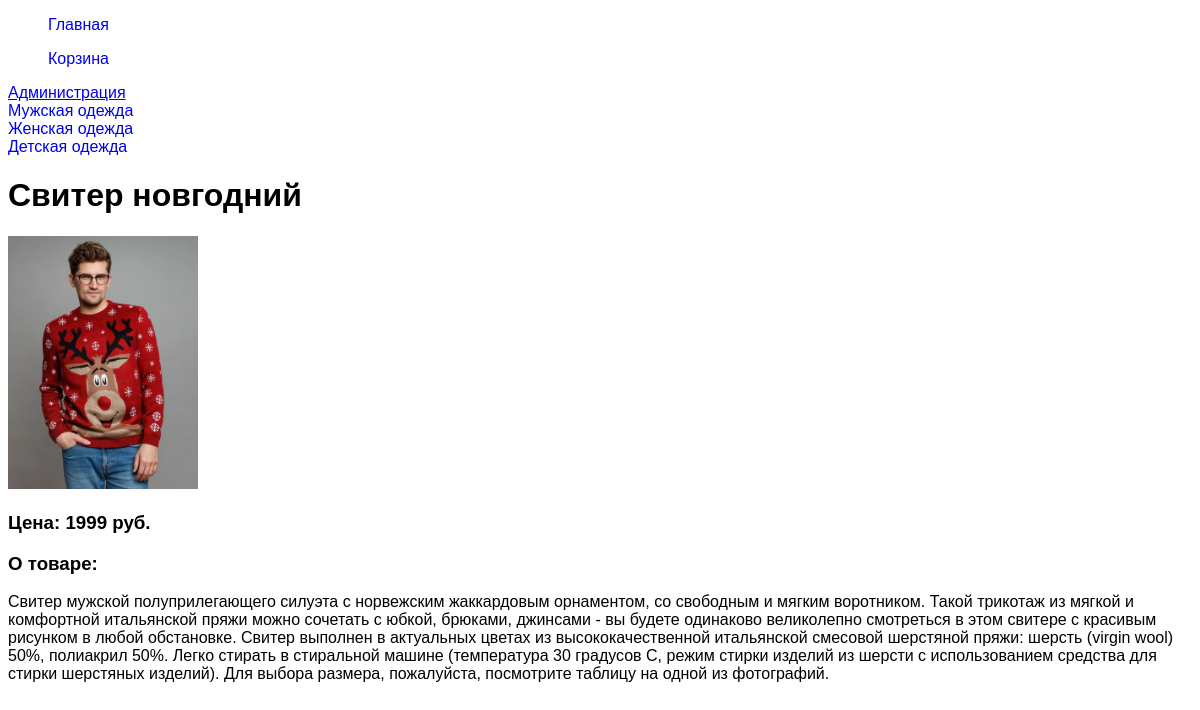
Page /post/sviter-novgodnij/ on the committed database.
### main/models.py (models this page shows, shortened)
class Category(models.Model):
    name = models.CharField(max_length=255, db_index=True)
    slug = models.SlugField(max_length=255,db_index=True, verbose_name='url', unique=True)
    def get_absolute_url(self):
        return reverse('cats', kwargs={'cat_slug': self.slug})

class Product(models.Model):
    title = models.CharField(max_length=255, verbose_name='Название')
    content = models.TextField(verbose_name='Описание')
    price = models.IntegerField(verbose_name='Цена')
    slug = models.SlugField(max_length=255, db_index=True, verbose_name='url', unique=True)
    photo = models.ImageField(upload_to='photos/%Y/%m/%d/')
    time_create = models.DateTimeField(auto_now_add=True)
    time_update = models.DateTimeField(auto_now=True)
    cat = models.ForeignKey('Category', on_delete=models.PROTECT)

### main/views.py (the view)
# urls.py: path('post/<slug:post_slug>/', show_post, name='show_post')
def show_post(request, post_slug):
    post = get_object_or_404(Product, slug=post_slug)
    context = {
        'post': post,
        'menu': menu,
    }
    return render(request, 'main/show_post.html', context=context)

### main/templatetags/main_tags.py (called while the page is built)
@register.inclusion_tag('main/list_categories.html')
def show_categories():
    cats = Category.objects.all()
    return {'cats': cats}

### main/templates/main/show_post.html
{% extends 'main/layout.html' %}
{% block content %}
<h1>{{post.title}}</h1>
{% if post.photo %}
<p><img width="190px" class="img-article-left" src="{{post.photo.url}}"></p>
{% endif %}
<div>
    <h3>  Цена: {{ post.price }} руб.  </h3>
</div>
<div>
    <h3>О товаре:</h3>{{post.content|linebreaks}}
</div>
{% endblock %}

### main/templates/main/list_categories.html
{% for c in cats %}
		<li><a href="{{ c.get_absolute_url }}">{{c.name}}</a></li>
{% endfor %}

### main/static/main/css/style.css (style rules this page uses)
html, body { font-family: 'Arial' }
li a { text-decoration: none }
li { list-style-type: none }

### rows in the picture
Category: name "Мужская одежда"
Category: name "Женская одежда"
Category: name "Детская одежда"
Product: title "Свитер новгодний", photo (picture), price "1999", content "Свитер мужской полуприлегающего силуэта с норвежским жаккардовым орнаментом, со свободным и мягким воротником. Такой трикотаж из мягкой и комфортной итальянской пряжи можно сочетать с юбкой, брюками, джинсами - вы будете одинаково великолепно смотреться в этом свитере с красивым рисунком в любой обстановке. Свитер выполнен в актуальных цветах из высококачественной итальянской смесовой шерстяной пряжи: шерсть (virgin wool) 50%, полиакрил 50%. Легко стирать в стиральной машине (температура 30 градусов C, режим стирки изделий из шерсти с использованием средства для стирки шерстяных изделий). Для выбора размера, пожалуйста, посмотрите таблицу на одной из фотографий."

### other values in the picture
{{ m.title }} "Главная" "Корзина"
